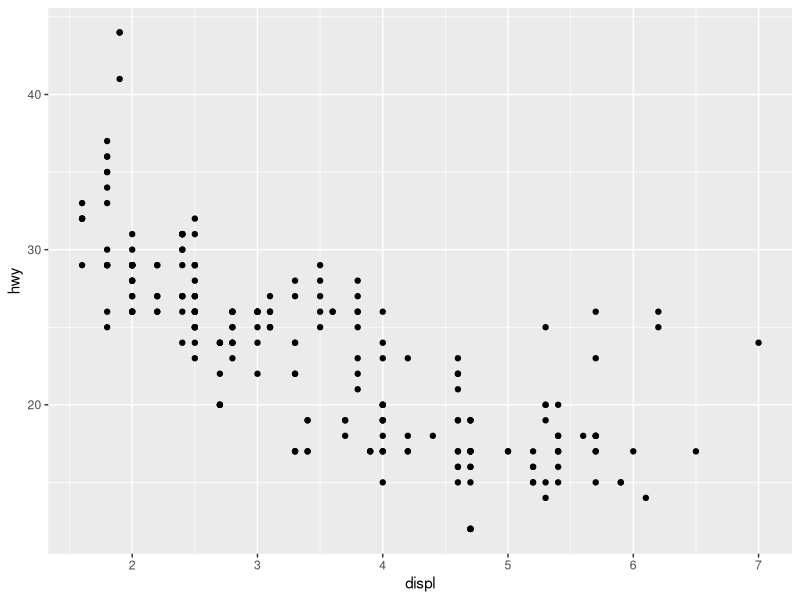
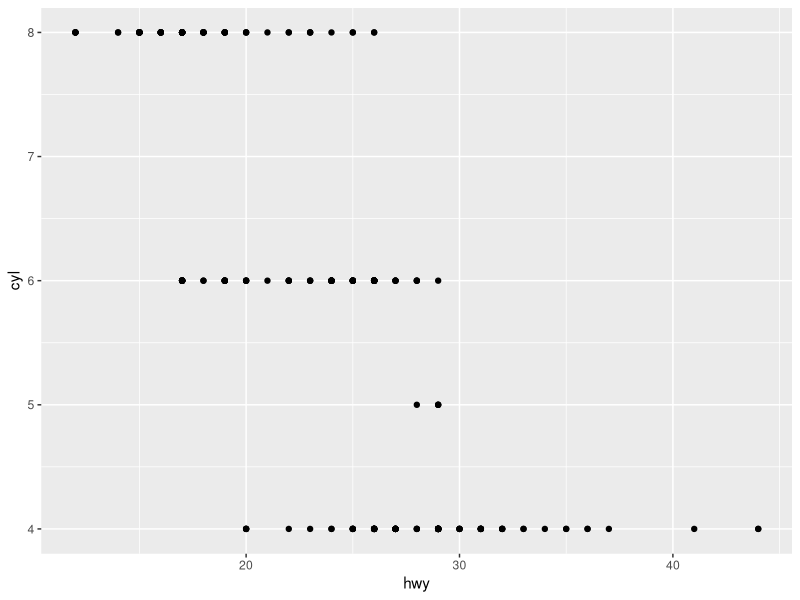
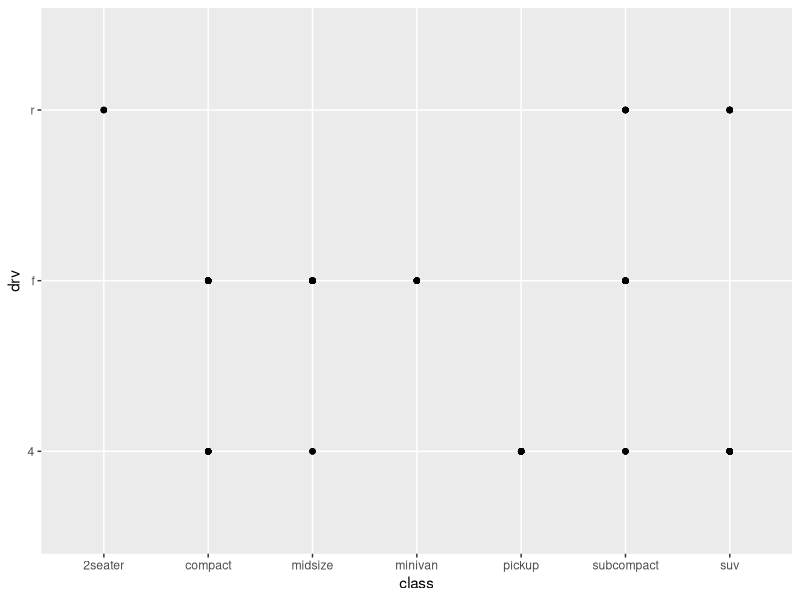
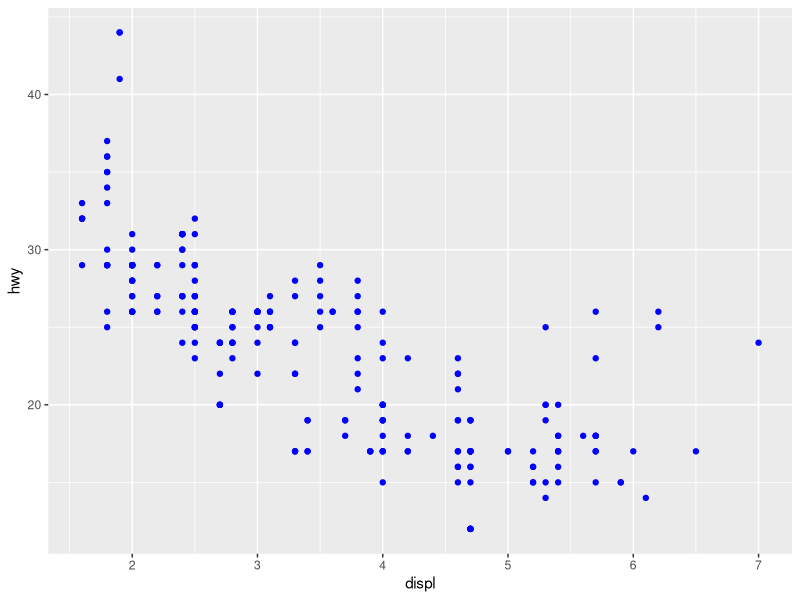

R code for these plots, in order:
## ---- chunk 1
knitr::opts_chunk$set(echo = TRUE)  
library(tidyverse)
## ---- chunk 2
ggplot2::mpg

## ---- chunk 3
ggplot(data = mpg) + 
  geom_point(mapping = aes(x = displ, y = hwy))
## ---- chunk 4
ggplot2::mpg
## ---- chunk 5
ggplot(data = mpg) + 
  geom_point(mapping = aes(x = hwy, y = cyl))
## ---- chunk 6
ggplot(data = mpg) +
  geom_point(mapping = aes(x = class, y = drv))
## ---- chunk 7
ggplot(data = mpg) +
  geom_point(mapping = aes(x = displ, y = hwy), color = "blue")
